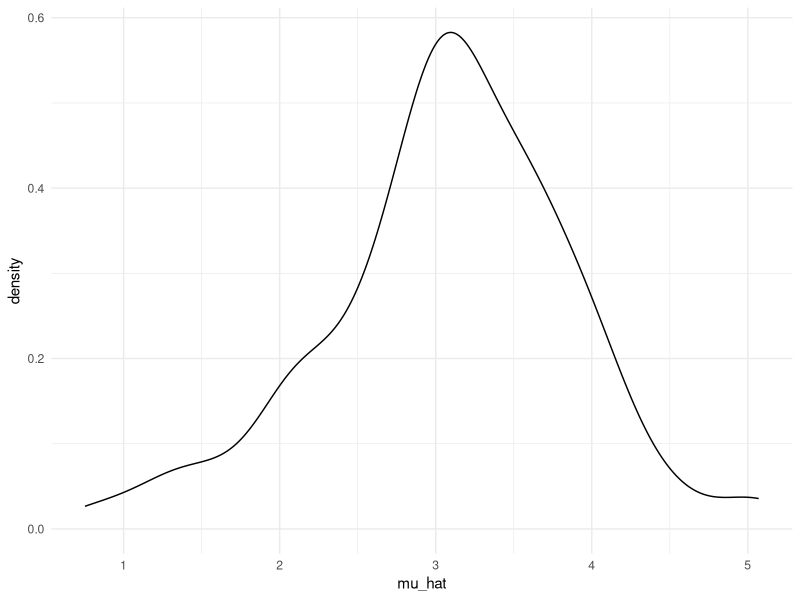
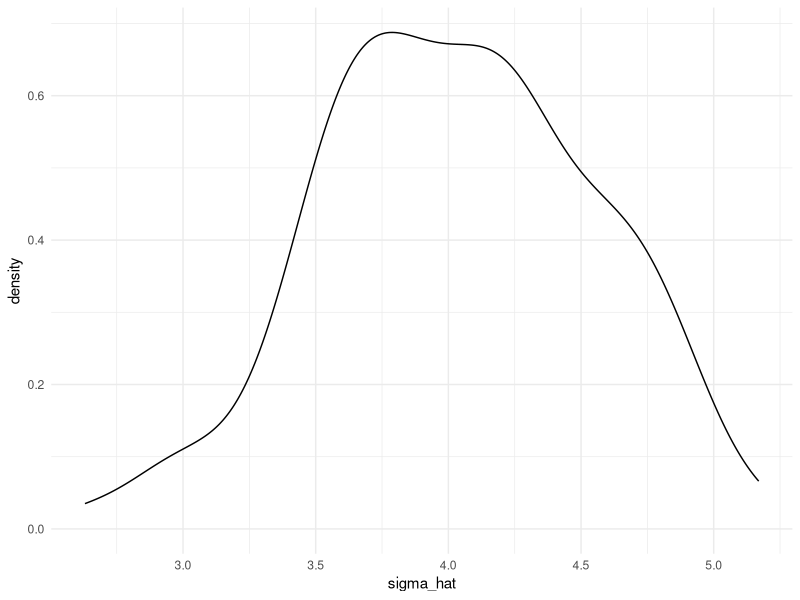
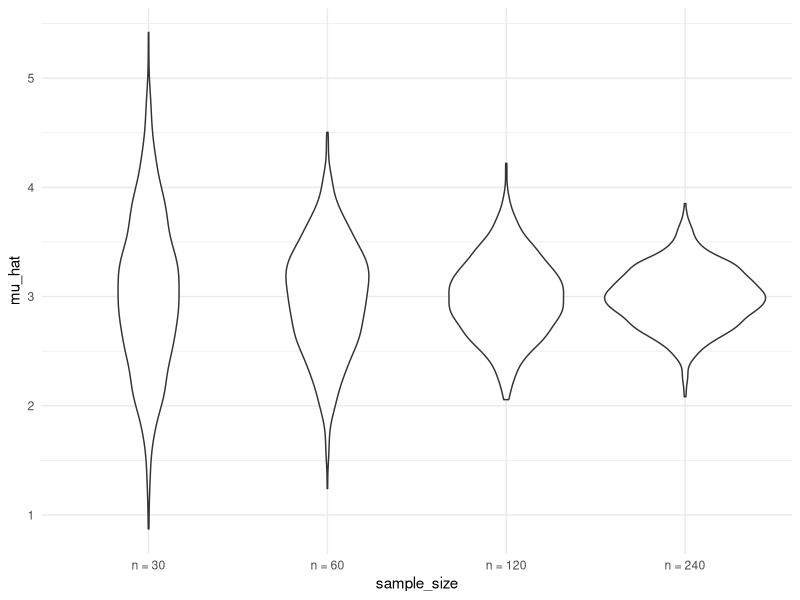

Write R code to recreate these figures, in order.
## ---- chunk 1
library(tidyverse)

knitr::opts_chunk$set(
  warning = FALSE,
  message = FALSE
)

theme_set(theme_minimal() + theme(legend.position = "bottom"))

options(
  ggplot2.continuous.colour = "viridis",
  ggplot2.continuous.fill = "viridis"
)

scale_colour_discrete = scale_colour_viridis_d(option = "viridis")
scale_fill_discrete = scale_fill_viridis_d(option = "viridis")
## ---- chunk 2
sim_mean_sd = function(n, mu = 3, sigma = 4) {
  
  sim_data = tibble(
    x = rnorm(n, mean = mu, sd = sigma),
  )
  
  sim_data %>% 
    summarize(
      mu_hat = mean(x),
      sigma_hat = sd(x)
    )
}


## ---- chunk 3
sim_mean_sd(30)
## ---- chunk 4

output <- vector("list", length = 100)

for(i in 1:100){
  
  output[[i]] <- sim_mean_sd(n=30)
  
}

bind_rows(output)
## ---- chunk 5
sim_results <- rerun(100, sim_mean_sd(n = 30)) %>% 
  bind_rows()
## ---- chunk 6
sim_results %>% 
  ggplot(aes(x = mu_hat)) +
  geom_density()

sim_results %>% 
  summarize(
    avg_samp_mean = mean(mu_hat),
    sd_samp_mean = sd(mu_hat)
  )

sim_results %>% 
  ggplot(aes(x = sigma_hat)) +
  geom_density()
## ---- chunk 7
n_list <- list(
  "n = 30" = 30,
  "n = 60" = 60,
  "n = 120" = 120,
  "n = 240" = 240
)

output <- vector("list", length = 4)

for(i in 1:4){
  output[[i]] <- rerun(100, sim_mean_sd(n = n_list[[i]])) %>% bind_rows()
}


## ---- chunk 8
sim_results <-
  tibble(
  sample_size = c(30, 60, 120, 240),
) %>% 
  mutate(
    output_list = map(.x = sample_size, ~rerun(1000, sim_mean_sd(n = .x))),
    estimate_df = map(output_list, bind_rows)
  ) %>% 
  select(-output_list) %>% 
  unnest(estimate_df)
## ---- chunk 9
sim_results %>% 
  mutate(
    sample_size = str_c("n = ", sample_size),
    sample_size = fct_inorder(sample_size)
  ) %>% 
  ggplot(aes(x = sample_size, y = mu_hat)) +
  geom_violin()
## ---- chunk 10
sim_results %>% 
  group_by(sample_size) %>% 
  summarize(
    avg_samp_mean = mean(mu_hat),
    sd_samp_mean = sd(mu_hat)
  )
